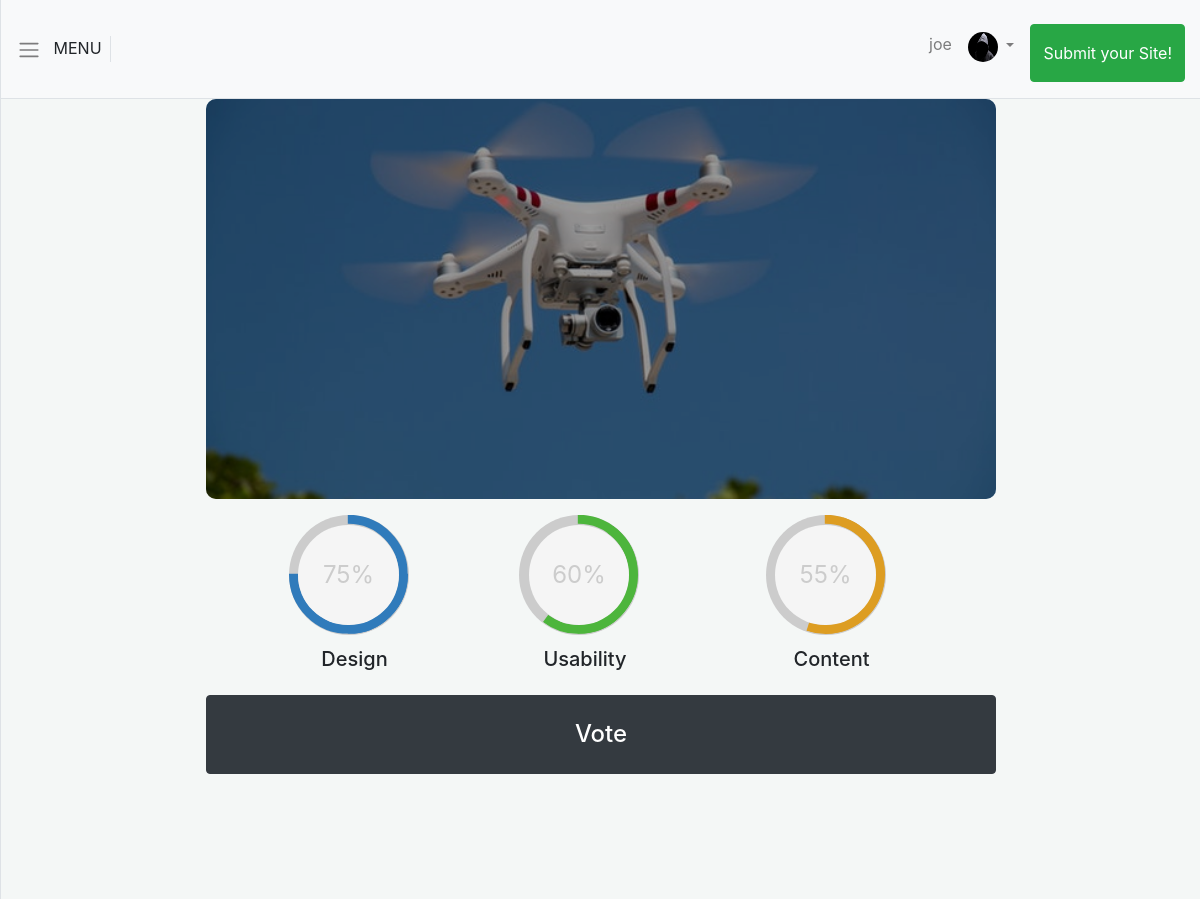
The app's page /site/1 (signed in) with its own data.
### accounts/models.py (models this page shows, shortened)
class CustomUser(AbstractUser):
    avatar = models.ImageField(upload_to='avatars', default='default_avatar.jpg')
    bio = models.CharField(max_length=500, null=True, blank=True)
    telephone = models.CharField(max_length=13, blank=True, null=True)

### sites/models.py (models this page shows, shortened)
class Site(models.Model):
    cover = models.ImageField(upload_to='sites_images')
    title = models.CharField(max_length=100)
    description = models.TextField()
    tags = models.ManyToManyField(Tag)
    author = models.ForeignKey(get_user_model(), on_delete=models.CASCADE, related_name='sites')
    created_at = models.DateTimeField(auto_now_add=True, blank=True, null=True)

### sites/views.py (the view)
# urls.py: path('site/<int:pk>', SiteDetailView.as_view(), name='site')
class SiteDetailView(DetailView):
    model = Site
    template_name= 'site.html'
    def get_context_data(self, **kwargs):
        context = super().get_context_data(**kwargs)
        site = Site.objects.get(id=self.object.id)
        count = len(site.rating.all())
        if count > 0:
            content = (site.rating.all().aggregate(Sum('content')).get('content__sum'))/count * 10
            design = (site.rating.all().aggregate(Sum('design')).get('design__sum'))/count *10
            usability = (site.rating.all().aggregate(Sum('usability')).get('usability__sum'))/count *10
            context["content"] = int(content)
            context["design"] = int(design)
            context["usability"] = int(usability)
        else:
            context["content"] = 0
            context["design"] = 0
            context["usability"] = 0
        return context

### templates/site.html (shortened to what this page needs)
{% extends 'base.html'%}
{% block content %}
<div class="site_page">
    <div class="row">
        <div class="col-md-8 mx-auto">
            <div class="site_jumbo" style="background-image: url({{object.cover.url}});">
                <div class="h-100 w-100 jumbo_opacity">
                </div>
            </div>
            <div id="ratings" class="my-3">
                <div id="design">
                    <div class="c100 p{{design}}">
                        <span>{{design}}%</span>
                    </div>
                    <h5 class="text-center">Design</h5>
                </div>
                <div id="usability" class="mx-3">
                    <div class="c100 p{{usability}} green">
                        <span>{{usability}}%</span>
                    </div>
                    <h5 class="text-center">Usability</h5>
                </div>
                <div id="content" class="mx-3">
                    <div class="c100 p{{content}} orange">
                        <span>{{content}}%</span>
                    </div>
                    <h5 class="text-center">Content</h5>
                </div>
            </div>
            <div class="btn btn-dark w-100 py-4">
                <a href="" class="text-white h4">Vote</a>
            </div>
        </div>
    </div>
</div>
{% endblock content %}

### templates/navbar.html (shortened to what this page needs)
<nav class="navbar navbar-expand-lg navbar-light bg-light border-bottom p-3 my_navbar">
    <div style="cursor: pointer; height: 100%;" id='menu-toggle' class="border-right">
        <span class="navbar-toggler-icon"></span>
        <span class="px-2">MENU</span>
    </div>
    <div class="collapse navbar-collapse" id="navbarSupportedContent">
        <ul class="navbar-nav ml-auto mt-2">
            {% if user.is_authenticated%}
            <li class="nav-item">
                <a class="nav-link" href="{%url 'profile' user.id%}">{{user.username}}</a>
            </li>
            <li class="nav-item dropdown">
                <a class="nav-link dropdown-toggle" href="#" id="navbarDropdown" role="button" data-toggle="dropdown"
                    aria-haspopup="true" aria-expanded="false">
                    <img src="{{user.avatar.url}}" alt="user.username" class="navbar_avatar">
                </a>
            </li>
            <li>
                <a class="btn btn-success btn-large h-100 py-3 ml-2" href="{% url 'add_site' %}">Submit your Site!</a>
            </li>
            {% else %}
            <li class="nav-item">
                <a class="nav-link" href="{% url 'login' %}">REGISTER/LOGIN</a>
            </li>
            {% endif %}
        </ul>
    </div>
</nav>

### static/css/simple-sidebar.css (style rules this page uses)
body { overflow-x: hidden; }

### static/css/circle.css (style rules this page uses)
.c100 { position: relative; font-size: 120px; width: 1em; height: 1em; border-radius: 50%; float: left; margin: 0 0.1em 0.1em 0; background-color: #cccccc; }
.c100 *, .c100 *:before, .c100 *:after { -webkit-box-sizing: content-box; -moz-box-sizing: content-box; box-sizing: content-box; }
.c100 > span { position: absolute; width: 100%; z-index: 1; left: 0; top: 0; width: 5em; line-height: 5em; font-size: 0.2em; color: #cccccc; display: block; text-align: center; white-space: nowrap; -webkit-transition-property: all; -moz-transition-property: all; -o-transition-property: all; transition-property: all; -webkit-transition-duration: 0.2s; -moz-transition-duration: 0.2s; -o-transition-duration: 0.2s; transition-duration: 0.2s; -webkit-transition-timing-function: ease-out; -moz-transition-timing-function: ease-out; -o-transition-timing-function: ease-out; transition-timing-function: ease-out; }
.c100:after { position: absolute; top: 0.08em; left: 0.08em; display: block; content: " "; border-radius: 50%; background-color: #f5f5f5; width: 0.84em; height: 0.84em; -webkit-transition-property: all; -moz-transition-property: all; -o-transition-property: all; transition-property: all; -webkit-transition-duration: 0.2s; -moz-transition-duration: 0.2s; -o-transition-duration: 0.2s; transition-duration: 0.2s; -webkit-transition-timing-function: ease-in; -moz-transition-timing-function: ease-in; -o-transition-timing-function: ease-in; transition-timing-function: ease-in; }

### static/css/main.css (style rules this page uses)
.navbar_avatar { width:30px; height:30px; border-radius: 50%; }
.site_jumbo { height:50vh; border-radius:10px ; background-repeat: no-repeat; background-size: cover; background-position: center; }
.jumbo_opacity { background-color:black ; opacity: .4; border-radius:10px ; position: relative; }
.site_page { background-color:#F4F7F6; height: 100vh; }
#ratings { width:100%; display:flex; flex-direction: row; justify-content: space-evenly; }

### records on screen
CustomUser: username "joe", avatar (placeholder picture)
Site: cover (picture)

### other values on screen
{{ design }} "75"
{{ usability }} "60"
{{ content }} "55"
